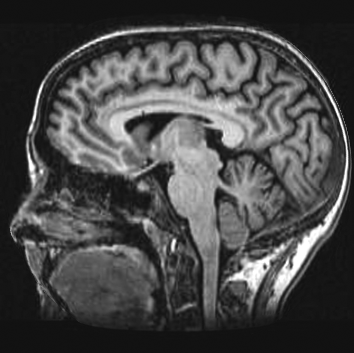
%> input picture lbfgs/lbfgs/minFunc_comprehension/多分辨率/多分辨率Active Demons配准/images/brain1.png, 354 x 353 px
$ octave basic_demon_example.m   (GNU Octave 9; MATLAB toolbox functions it lacks are replaced by stand-ins)
%> lines starting %> are read from the running program, lines starting %| are printed output that depends on the picture
### lbfgs/lbfgs/minFunc_comprehension/movepixels.m
function I3=movepixels(I1,Tx,Ty,Tz)
% This function movepixels, will (backwards) translate the pixels
% of an 2D/3D image according to x, y (and z) translation images
% (bilinear interpolated).
% The function is a wrapper around mex files movepixels_2d_double.c and
% movepixels_3d_double.c and movepixels_3d_single.c
%
% J = movepixels(I,Tx,Ty,[],mode);
% 	or
% J = movepixels(I,Tx,Ty,Tz,mode);
%
% Inputs;
%   Tx, Ty, Tz : The transformation images, describing the
%             (backwards) translation of every pixel in x,y and z direction.
%   mode: If 0: linear interpolation and outside pixels set to nearest pixel
%            1: linear interpolation and outside pixels set to zero
%            2: cubic interpolation and outsite pixels set to nearest pixel
%            3: cubic interpolation and outside pixels set to zero
%
%
% Outputs,
%   Iout : The transformed image
%
% Function is written by D.Kroon University of Twente (March 2009)


if(numel(size(I1))==2)
    I3=movepixels_2d_double(double(I1),double(Tx),double(Ty));
else
    I3=movepixels_3d_double(double(I1),double(Tx),double(Ty),double(Tz));
end
if(~isa(I1,'double')&&~isa(I1,'single'))
    if(isa(I1,'uint8')), I3=uint8(I3); end
    if(isa(I1,'uint16')), I3=uint16(I3); end
    if(isa(I1,'uint32')), I3=uint32(I3); end
    if(isa(I1,'int8')),   I3=int8(I3); end
    if(isa(I1,'int16')), I3=int16(I3); end
    if(isa(I1,'int32')), I3=int32(I3); end
end

### demon_registration_version_8e/functions_nonrigid/movepixels_2d_double.m
function Iout=movepixels_2d_double(Iin,Tx,Ty,mode)
% This function movepixels, will translate the pixels of an image
%  according to x and y translation images (bilinear interpolated).
%
%  Iout = movepixels_2d_double(I,Tx,Ty,mode);
%
% Inputs;
%   Tx, Ty: The transformation images, describing the
%             (backwards) translation of every pixel in x and y direction.
%   mode: If 0: linear interpolation and outside pixels set to nearest pixel
%            1: linear interpolation and outside pixels set to zero
%            (cubic interpolation only supported by compiled mex file)
%            2: cubic interpolation and outsite pixels set to nearest pixel
%            3: cubic interpolation and outside pixels set to zero
%
% Outputs,
%   Iout : The transformed image
%
% Function is written by D.Kroon University of Twente (February 2009)

% Make all x,y indices
[x,y]=ndgrid(0:size(Iin,1)-1,0:size(Iin,2)-1);

% Calculate the Transformed coordinates
Tlocalx = x+Tx;
Tlocaly = y+Ty;

% All the neighborh pixels involved in linear interpolation.
xBas0=floor(Tlocalx);
yBas0=floor(Tlocaly);
xBas1=xBas0+1;
yBas1=yBas0+1;

% Linear interpolation constants (percentages)
xCom=Tlocalx-xBas0;
yCom=Tlocaly-yBas0;
perc0=(1-xCom).*(1-yCom);
perc1=(1-xCom).*yCom;
perc2=xCom.*(1-yCom);
perc3=xCom.*yCom;

% limit indexes to boundaries
check_xBas0=(xBas0<0)|(xBas0>(size(Iin,1)-1));
check_yBas0=(yBas0<0)|(yBas0>(size(Iin,2)-1));
xBas0(check_xBas0)=0;
yBas0(check_yBas0)=0;
check_xBas1=(xBas1<0)|(xBas1>(size(Iin,1)-1));
check_yBas1=(yBas1<0)|(yBas1>(size(Iin,2)-1));
xBas1(check_xBas1)=0;
yBas1(check_yBas1)=0;


Iout=zeros(size(Iin));
for i=1:size(Iin,3);
    Iin_one=Iin(:,:,i);
    % Get the intensities
    intensity_xyz0=Iin_one(1+xBas0+yBas0*size(Iin,1));
    intensity_xyz1=Iin_one(1+xBas0+yBas1*size(Iin,1));
    intensity_xyz2=Iin_one(1+xBas1+yBas0*size(Iin,1));
    intensity_xyz3=Iin_one(1+xBas1+yBas1*size(Iin,1));
    % Make pixels before outside Ibuffer mode
    if(mode==1||mode==3)
        intensity_xyz0(check_xBas0|check_yBas0)=0;
        intensity_xyz1(check_xBas0|check_yBas1)=0;
        intensity_xyz2(check_xBas1|check_yBas0)=0;
        intensity_xyz3(check_xBas1|check_yBas1)=0;
    end
    Iout_one=intensity_xyz0.*perc0+intensity_xyz1.*perc1+intensity_xyz2.*perc2+intensity_xyz3.*perc3;
    Iout(:,:,i)=reshape(Iout_one, [size(Iin,1) size(Iin,2)]);
end


### lbfgs/lbfgs/minFunc_comprehension/多分辨率/多分辨率Active Demons配准/basic_demon_example.m
%  Basic demon registration code. (To easy understand the algorithm)
try
    functionname='basic_demon_example.m';
    functiondir=which(functionname);
    functiondir=functiondir(1:end-length(functionname));
    addpath([functiondir '/functions_nonrigid'])

catch me
    disp(me.message);
end

% Clean
clc; clear all; close all;

%% Read two images
I1=im2double(imread('images/brain1.png'));
%> I1: size 353x354 double; min 0.0667, max 1, mean 0.286
I2=im2double(imread('images/brain2.png'));
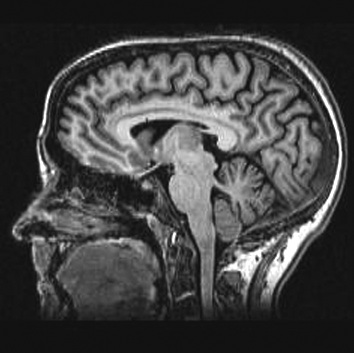
%> input picture lbfgs/lbfgs/minFunc_comprehension/多分辨率/多分辨率Active Demons配准/images/brain2.png, 354 x 353 px
%> I2: size 353x354 double; min 0.0667, max 1, mean 0.266

% Set static and moving image
M=I1;S=I2;

% Alpha (noise) constant
alpha=0.5;

%权值
d=1.5;

% The transformation fields
Tx=zeros(size(M)); Ty=zeros(size(M));
Tx1=zeros(size(M)); Ty1=zeros(size(M));
Tx2=zeros(size(M)); Ty2=zeros(size(M));
cx=zeros(size(M)); cy=zeros(size(M));
w=zeros(size(M));

% Velocity field smoothing kernel
Hsmooth=fspecial('gaussian',[60 60],10);

[Sy,Sx] = gradient(S);
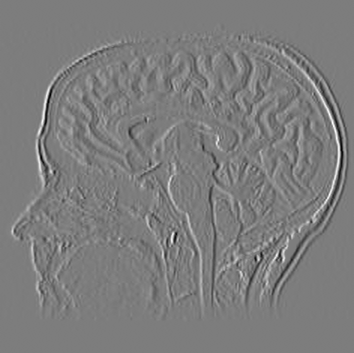
%> Sy: size 353x354 double; min -0.441, max 0.457, mean -1.14e-05; drawn with min black and max white
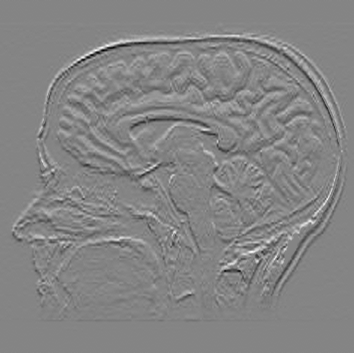
%> Sx: size 353x354 double; min -0.396, max 0.365, mean -4.39e-07; drawn with min black and max white
%> the run ends on the next line

for itt=1:200
     % Difference image between moving and static image
        Idiff=M-S;

%         %1.0 Default demon force, (Thirion 1998)
%         Ux = -(Idiff.*Sx)./((Sx.^2+Sy.^2)+Idiff.^2);
%         Uy = -(Idiff.*Sy)./((Sx.^2+Sy.^2)+Idiff.^2);

%%%%%%%%%%%%%%%%%%%%%%%%%%%%%%%%%%%%%%%%%%%%%%%%%%%%%%%%%%%%%%%%%%%%%%%%%%%%%%%%%%%%%%%%%%%%%%%%%%%%%%%%%%%%%%%%
% %         Extended demon force. With forces from the gradients from both
% %         moving as static image. (Cachier 1999, He Wang 2005)
%         [My,Mx] = gradient(M);
%         Ux = -Idiff.*  ((Sx./((Sx.^2+Sy.^2)+alpha^2*Idiff.^2))+(Mx./((Mx.^2+My.^2)+alpha^2*Idiff.^2)));
%         Uy = -Idiff.*  ((Sy./((Sx.^2+Sy.^2)+alpha^2*Idiff.^2))+(My./((Mx.^2+My.^2)+alpha^2*Idiff.^2)));

 %%%%%%%%%%%%%%%%%%%%%%%%%%%%%%%%%%%%%%%%%%%%%%%%%%%%%%%%%%%%%%%%%%%%%%%%%%%%%%%%%%%%%%%%%%%%%%%%%%%%%%%%%%%%%%%%%%%%%%%%%%%%%%%
          %% 2.2 Extended demon force.  (2014)   本文方法：引入平衡系数
            gx=d.*Sx;
            gy=d.*Sy;
            [My,Mx] = gradient(M);
            kx=d.*Mx;
            ky=d.*My;
            Ux = -Idiff.*  ((Sx./((gx.^2+gy.^2)+alpha^2*Idiff.^2))+(Mx./((kx.^2+ky.^2)+alpha^2*Idiff.^2)));
            Uy = -Idiff.*  ((Sy./((gx.^2+gy.^2)+alpha^2*Idiff.^2))+(My./((kx.^2+ky.^2)+alpha^2*Idiff.^2)));

%%%%%%%%%%%%%%%%%%%%%%%%%%%%%%%%%%%%%%%%%%%%%%%%%%%%%%%%%%%%%%%%%%%%%%%%%%%%%%%%%%%%%%%%%%%%%%%%%%%%%%%%%%%%%%%%
        % When divided by zero
        Ux(isnan(Ux))=0;
        Uy(isnan(Uy))=0;

        % Smooth the transformation field
        Uxs=3*imfilter(Ux,Hsmooth);
        Uys=3*imfilter(Uy,Hsmooth);

        % Add the new transformation field to the total transformation field.
        Tx=Tx+Uxs;
        Ty=Ty+Uys;
        M=movepixels(I1,Tx,Ty);
